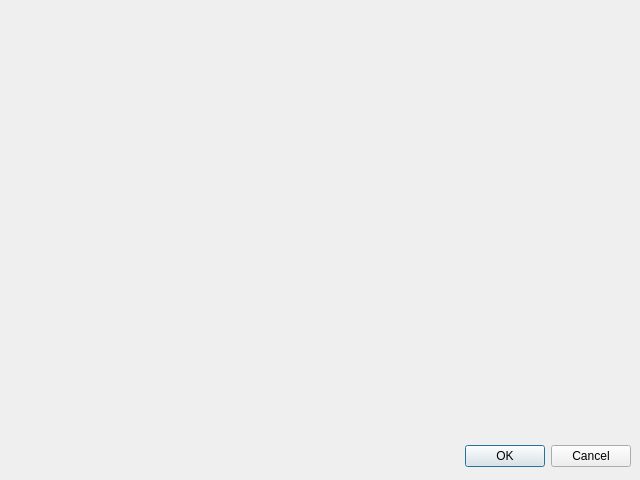
<ui version="4.0">
 <class>Dialog</class>
 <widget class="QDialog" name="Dialog">
  <property name="geometry">
   <rect>
    <x>0</x>
    <y>0</y>
    <width>640</width>
    <height>480</height>
   </rect>
  </property>
  <property name="windowTitle">
   <string>Dialog</string>
  </property>
  <widget class="QDialogButtonBox" name="buttonBox">
   <property name="geometry">
    <rect>
     <x>10</x>
     <y>440</y>
     <width>621</width>
     <height>32</height>
    </rect>
   </property>
   <property name="orientation">
    <enum>Qt::Horizontal</enum>
   </property>
   <property name="standardButtons">
    <set>QDialogButtonBox::Cancel|QDialogButtonBox::Ok</set>
   </property>
  </widget>
 </widget>
 <resources/>
 <connections>
  <connection>
   <sender>buttonBox</sender>
   <signal>accepted()</signal>
   <receiver>Dialog</receiver>
   <slot>accept()</slot>
   <hints>
    <hint type="sourcelabel">
     <x>248</x>
     <y>254</y>
    </hint>
    <hint type="destinationlabel">
     <x>157</x>
     <y>274</y>
    </hint>
   </hints>
  </connection>
  <connection>
   <sender>buttonBox</sender>
   <signal>rejected()</signal>
   <receiver>Dialog</receiver>
   <slot>reject()</slot>
   <hints>
    <hint type="sourcelabel">
     <x>316</x>
     <y>260</y>
    </hint>
    <hint type="destinationlabel">
     <x>286</x>
     <y>274</y>
    </hint>
   </hints>
  </connection>
 </connections>
</ui>
